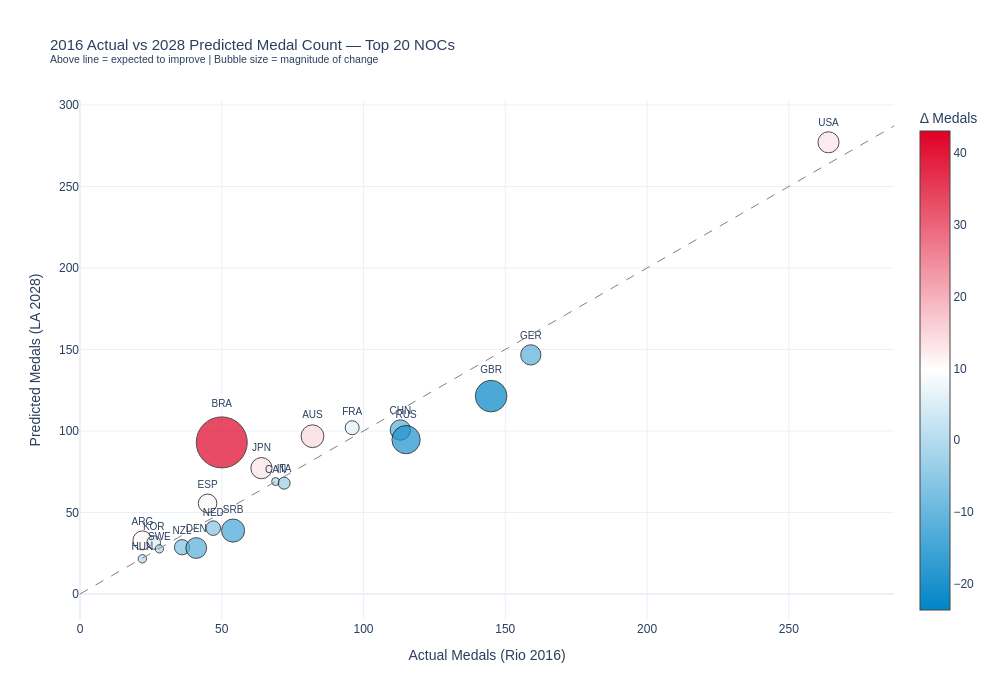

The notebook cell saved with this chart:
### Markdown cell above
## 12. Forecast Comparison — 2016 Actual vs 2028 Predicted

### Code cell
compare = predictions_2028.head(20).copy()
compare['delta'] = compare['pred_ensemble'] - compare['medals_2016']
compare['delta_pct'] = ((compare['delta'] / compare['medals_2016'].replace(0, np.nan)) * 100).round(1)

fig = go.Figure()
fig.add_trace(go.Scatter(
    x=compare['medals_2016'], y=compare['pred_ensemble'],
    mode='markers+text',
    text=compare['NOC'],
    textposition='top center',
    textfont_size=10,
    marker=dict(
        size=compare['delta'].abs() + 8,
        color=compare['delta'],
        colorscale=[[0, OLY['blue']], [0.5, 'white'], [1, OLY['red']]],
        colorbar=dict(title='Δ Medals'),
        showscale=True,
        line=dict(width=1, color='black')
    ),
    hovertemplate=(
        '<b>%{text}</b><br>'
        '2016 Actual: %{x}<br>'
        '2028 Predicted: %{y:.1f}<extra></extra>'
    )
))

# y=x reference line
max_val = max(compare['medals_2016'].max(), compare['pred_ensemble'].max()) + 10
fig.add_trace(go.Scatter(
    x=[0, max_val], y=[0, max_val],
    mode='lines', name='No change',
    line=dict(color='gray', dash='dash', width=1)
))

fig.update_layout(
    title='2016 Actual vs 2028 Predicted Medal Count — Top 20 NOCs<br>'
          '<sup>Above line = expected to improve | Bubble size = magnitude of change</sup>',
    xaxis_title='Actual Medals (Rio 2016)',
    yaxis_title='Predicted Medals (LA 2028)',
    template='plotly_white', font_family='Arial',
    title_font_size=15, width=1000, height=700,
    showlegend=False
)
fig.write_html(OUT_FIGS / 'forecast_scatter_2016vs2028.html')
fig.show()
logger.info('Saved 2016 vs 2028 comparison scatter.')

### Figure 1 — Plotly figure (JSON) as saved in the notebook; plotly's stock layout.template omitted (floating-point values rounded to 4 significant figures)
{"data": [{"hovertemplate": "<b>%{text}</b><br>2016 Actual: %{x}<br>2028 Predicted: %{y:.1f}<extra></extra>", "marker": {"color": [13.1, -12.3, -23.6, 6.0, -12.4, 14.8, -20.3, 43.0, 13.2, 0.0, -4.0, 10.6, -6.6, -15.1, 10.9, 5.6, -7.3, -12.8, -0.3, -0.4], "colorbar": {"title": {"text": "Δ Medals"}}, "colorscale": [[0, "#0085C7"], [0.5, "white"], [1, "#DF0024"]], "line": {"color": "black", "width": 1}, "showscale": true, "size": [21.1, 20.3, 31.6, 14.0, 20.4, 22.8, 28.3, 51.0, 21.2, 8.0, 12.0, 18.6, 14.6, 23.1, 18.9, 13.6, 15.3, 20.8, 8.3, 8.4]}, "mode": "markers+text", "text": ["USA", "GER", "GBR", "FRA", "CHN", "AUS", "RUS", "BRA", "JPN", "CAN", "ITA", "ESP", "NED", "SRB", "ARG", "KOR", "NZL", "DEN", "SWE", "HUN"], "textfont": {"size": 10}, "textposition": "top center", "type": "scatter", "x": [264, 159, 145, 96, 113, 82, 115, 50, 64, 69, 72, 45, 47, 54, 22, 26, 36, 41, 28, 22], "y": [277.1, 146.7, 121.4, 102.0, 100.6, 96.8, 94.7, 93.0, 77.2, 69.0, 68.0, 55.6, 40.4, 38.9, 32.9, 31.6, 28.7, 28.2, 27.7, 21.6]}, {"line": {"color": "gray", "dash": "dash", "width": 1}, "mode": "lines", "name": "No change", "type": "scatter", "x": [0, 287.1], "y": [0, 287.1]}], "layout": {"font": {"family": "Arial"}, "height": 700, "showlegend": false, "title": {"font": {"size": 15}, "text": "2016 Actual vs 2028 Predicted Medal Count — Top 20 NOCs<br><sup>Above line = expected to improve | Bubble size = magnitude of change</sup>"}, "width": 1000, "xaxis": {"title": {"text": "Actual Medals (Rio 2016)"}}, "yaxis": {"title": {"text": "Predicted Medals (LA 2028)"}}}}
